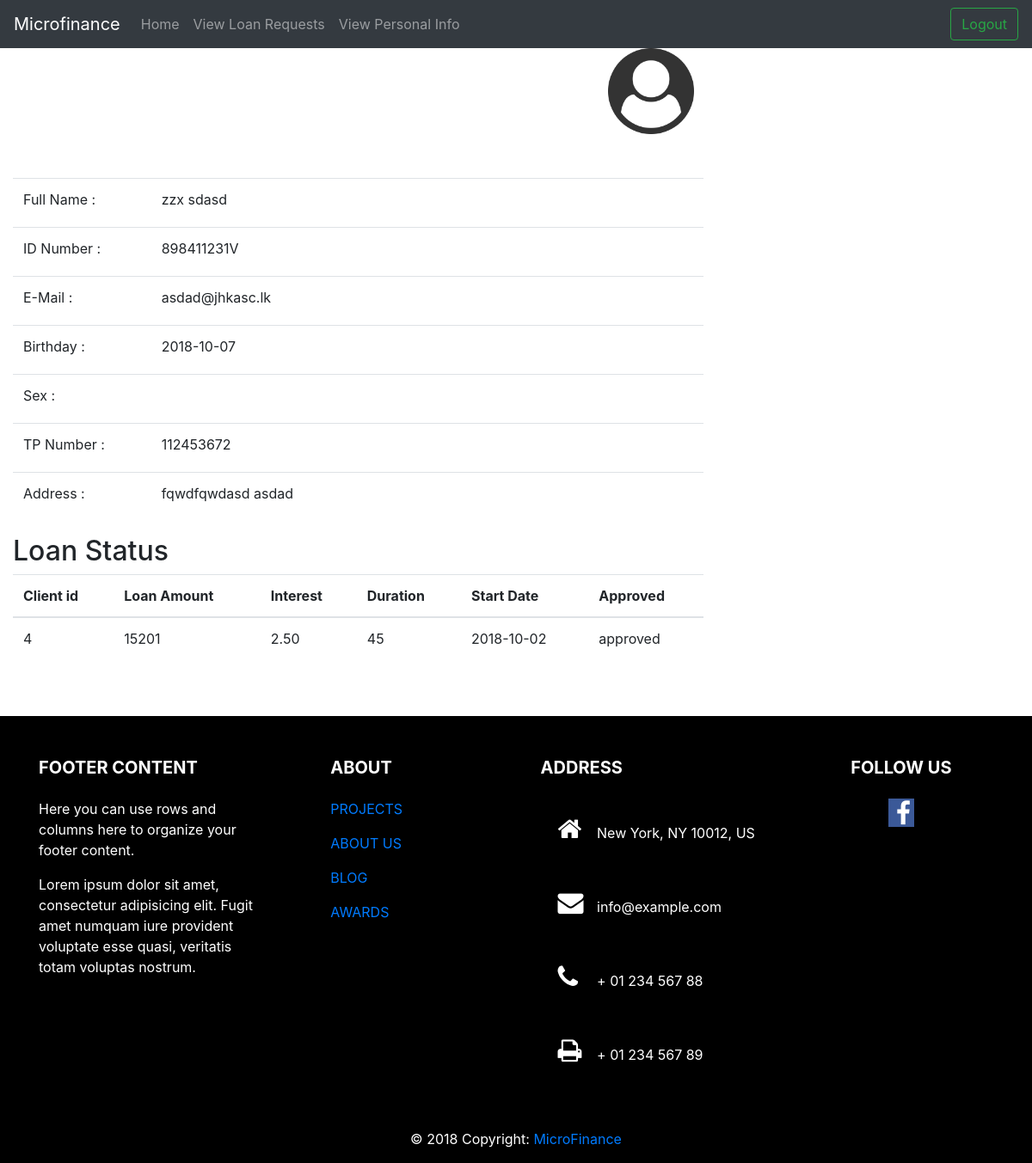
/Manager/profile.php?client_id=4 (signed in), run on an earlier commit of the app's database.
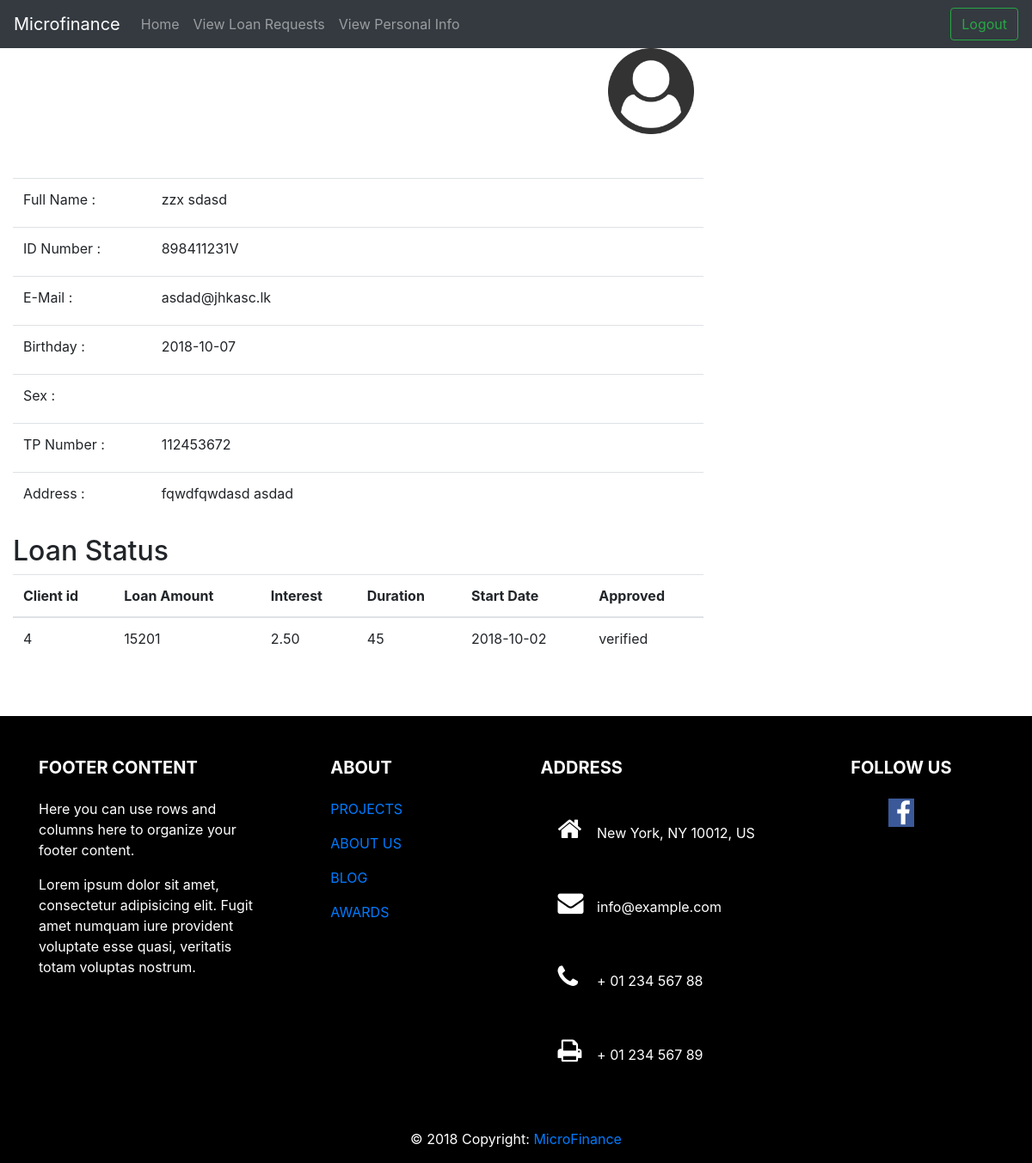
And on a later commit of the database.
### tables this page shows
CREATE TABLE `loanapplications` (
  `loan_id` int(10) NOT NULL AUTO_INCREMENT,
  `client_id` int(10) DEFAULT NULL,
  `loan_amount` int(10) DEFAULT NULL,
  `interest_rate` decimal(4,2) DEFAULT NULL,
  `start_date` date DEFAULT NULL,
  `approved` enum('pending','approved','rejected','verified') DEFAULT 'pending',
  `duration` int(11) NOT NULL,
  PRIMARY KEY (`loan_id`)
);

### Manager/profile.php (the view, shortened to what the changed rows need)
<!doctype html>
<html lang="en">
<head>
    <link rel="stylesheet" href="https://cdnjs.cloudflare.com/ajax/libs/font-awesome/4.7.0/css/font-awesome.min.css">
    <link href="../css/custom.css" rel="stylesheet">
    <link rel="stylesheet" href="https://stackpath.bootstrapcdn.com/bootstrap/4.1.3/css/bootstrap.min.css"
>
</head>
<body>
<main role="main">
    <div id="content" class="col-lg-10 col-sm-10">
        <h1 align="center"><b>Client Profile</b></h1>
        <div class=" row" align="center">
            <div class="col-lg-10" align="left">
                <?php
                $provided_sname = trim($_GET['client_id']);
                    ?>
                <h2>Loan Status</h2>
                <?php
                $dataconnect = new DbConnect();
                $database = $dataconnect->connect();
                $result2 = mysqli_query($database, "SELECT * FROM loanapplications WHERE client_id=$provided_sname");
                echo "<table class='table'>
                  <thead>
                  <tr>
                  <th>Client id</th>
                  <th>Loan Amount</th>
                  <th>Interest</th>
                  <th>Duration</th>
                  <th>Start Date</th>
                  <th>Approved</th>
                  </tr>
                  </thead>
                  <tbody>";
                while ($row = mysqli_fetch_array($result2)) {
                    echo "<tr>";
                    echo "<td>" . $row['client_id'] . "</td>";
                    echo "<td>" . $row['loan_amount'] . "</td>";
                    echo "<td>" . $row['interest_rate'] . "</td>";
                    echo "<td>" . $row['duration'] . "</td>";
                    echo "<td>" . $row['start_date'] . "</td>";
                    echo "<td>" . $row['approved'] . "</td>";
                    echo "</tr>";
                }
                echo "</tbody></table>";
                ?>
            </div>
        </div>
    </div>
</main>
</body>
</html>

What changed in the data, as far as the page shows it:
changed loanapplications: approved "approved" → "verified"
